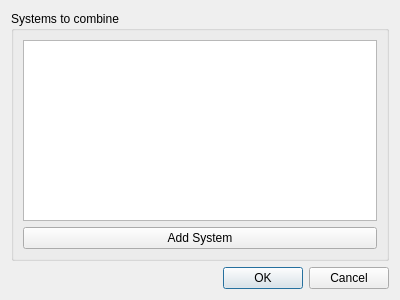
<?xml version="1.0" encoding="UTF-8"?>
<ui version="4.0">
 <class>GUIAppendViewFromSystem</class>
 <widget class="QDialog" name="GUIAppendViewFromSystem">
  <property name="geometry">
   <rect>
    <x>0</x>
    <y>0</y>
    <width>400</width>
    <height>300</height>
   </rect>
  </property>
  <property name="windowTitle">
   <string>Dialog</string>
  </property>
  <layout class="QVBoxLayout" name="verticalLayout">
   <item>
    <widget class="QGroupBox" name="groupBox">
     <property name="title">
      <string>Systems to combine</string>
     </property>
     <layout class="QVBoxLayout" name="verticalLayout_2">
      <item>
       <widget class="QListWidget" name="listWidget"/>
      </item>
      <item>
       <widget class="QPushButton" name="pushButton">
        <property name="text">
         <string>Add System</string>
        </property>
       </widget>
      </item>
     </layout>
    </widget>
   </item>
   <item>
    <widget class="QDialogButtonBox" name="buttonBox">
     <property name="orientation">
      <enum>Qt::Horizontal</enum>
     </property>
     <property name="standardButtons">
      <set>QDialogButtonBox::Cancel|QDialogButtonBox::Ok</set>
     </property>
    </widget>
   </item>
  </layout>
 </widget>
 <resources/>
 <connections>
  <connection>
   <sender>buttonBox</sender>
   <signal>accepted()</signal>
   <receiver>GUIAppendViewFromSystem</receiver>
   <slot>accept()</slot>
   <hints>
    <hint type="sourcelabel">
     <x>248</x>
     <y>254</y>
    </hint>
    <hint type="destinationlabel">
     <x>157</x>
     <y>274</y>
    </hint>
   </hints>
  </connection>
  <connection>
   <sender>buttonBox</sender>
   <signal>rejected()</signal>
   <receiver>GUIAppendViewFromSystem</receiver>
   <slot>reject()</slot>
   <hints>
    <hint type="sourcelabel">
     <x>316</x>
     <y>260</y>
    </hint>
    <hint type="destinationlabel">
     <x>286</x>
     <y>274</y>
    </hint>
   </hints>
  </connection>
 </connections>
</ui>
